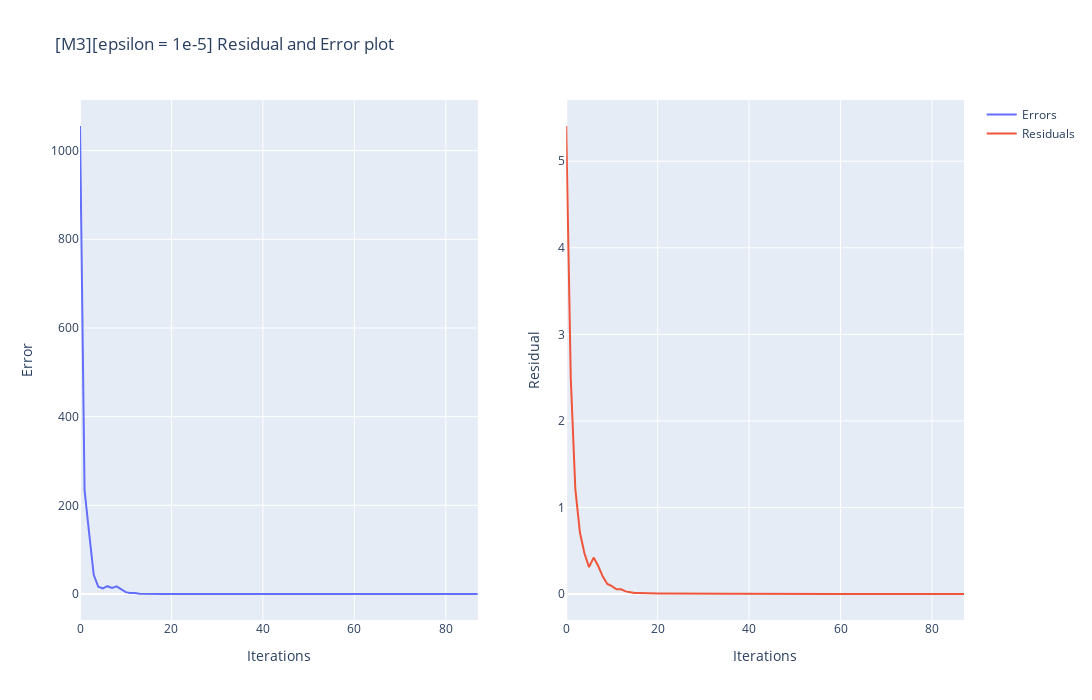

The notebook cell saved with this chart:
### Code cell
fig = make_subplots(rows=1, cols=2, shared_xaxes=False)
fig.add_trace( go.Scatter(x=list(range(0,len(errors_m3))), y=errors_m3,name="Errors"),
    row=1, col=1)
fig.add_trace(
    go.Scatter(x=list(range(0,len(residual_m3))), y=residual_m3,name="Residuals"), row=1, col=2
)
fig.update_xaxes(title_text="Iterations", row=1, col=1)
fig.update_yaxes(title_text="Error", row=1, col=1)
fig.update_xaxes(title_text="Iterations", row=1, col=2)
fig.update_yaxes(title_text="Residual", row=1, col=2)
fig.update_layout(height=700, width=1800,title_text="[M3][epsilon = 1e-5] Residual and Error plot").show()
